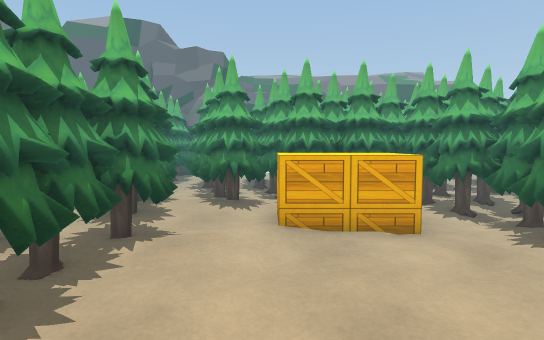
View 1 (above)

14 first-person views from a walk through a scene from a Unity 3-D project. The camera is 1.4 m above the floor, tilts 4° down and sees 75° across. The floor is counted in squares, 1 m on a side. Each view is taken from the middle of a square. On the plan, view 1 faces up. The plan holds only what a view shows up to about 15 squares ahead; the rest is blank. The place goes on beyond the plan. The player character is not drawn. Some surface patterns are stand-ins.

View 2
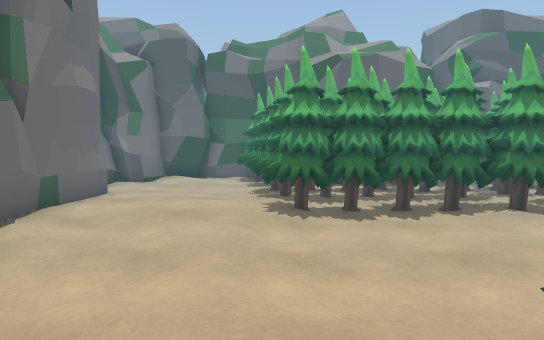

View 3
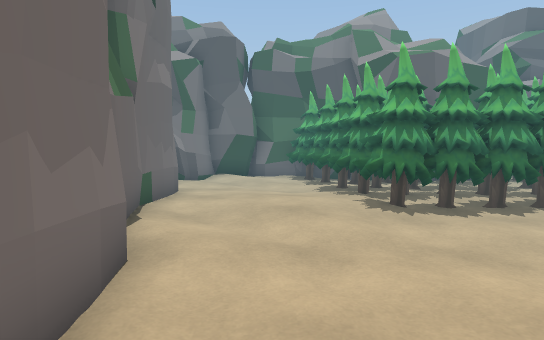

View 4
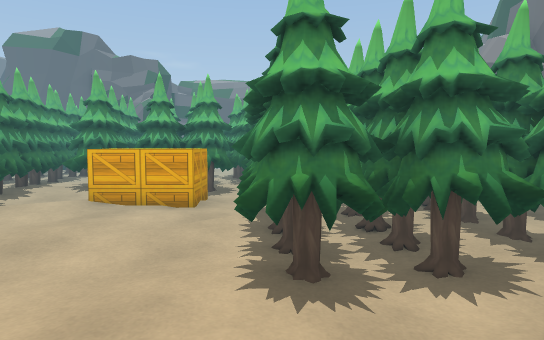

View 5
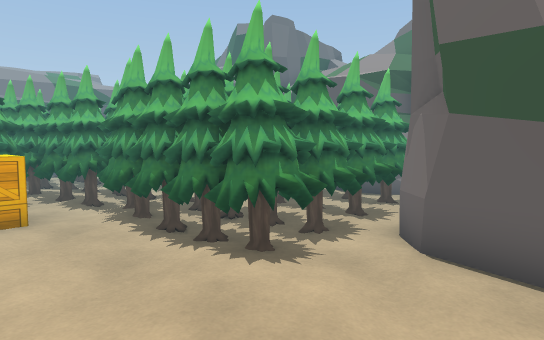

View 6
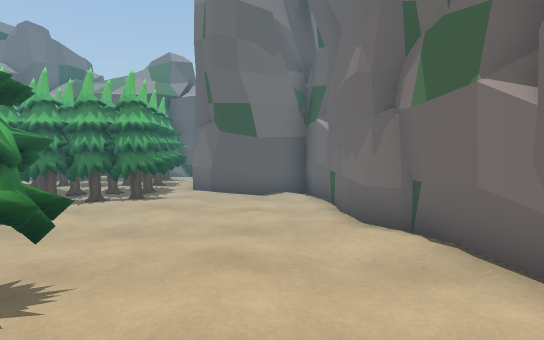

View 7
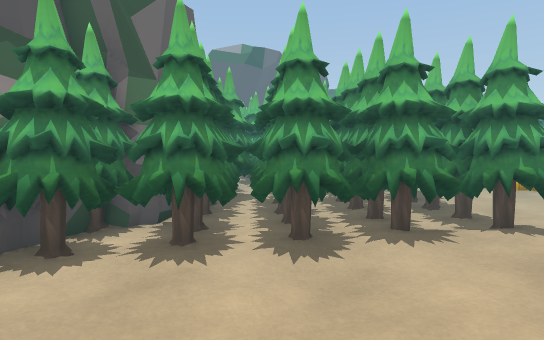

View 8
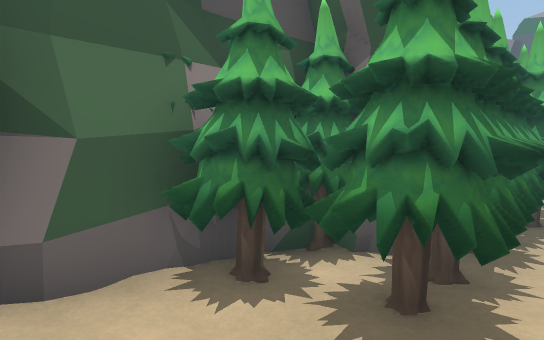

View 9
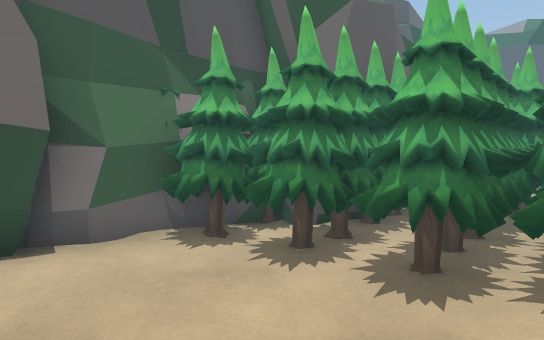

View 10
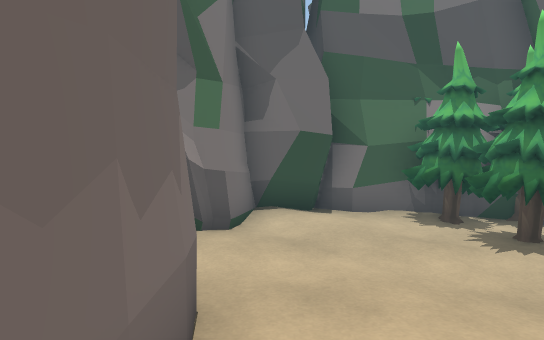

View 11
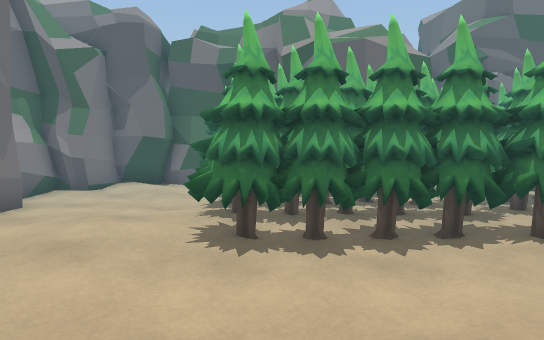

View 12
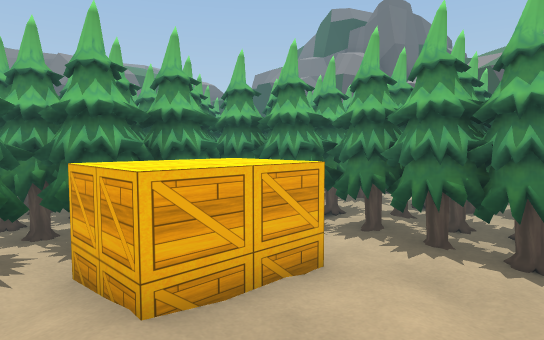

View 13
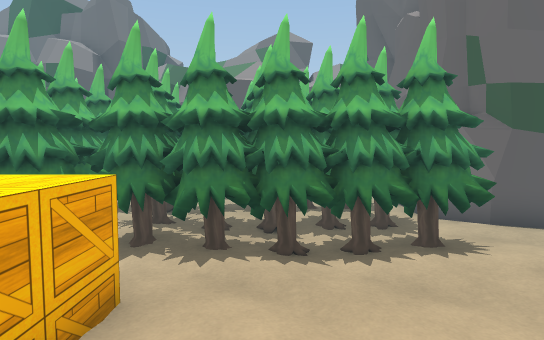

View 14
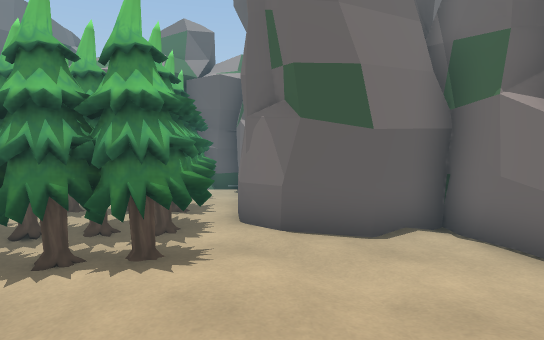

### Floor plan
Points are (right, up) in squares from view 1. A wall is a line through its corners. A room is listed if a view was taken in it or the views show most of it. See-through windows are left out.
Room 1 (views 1, 2, 3, 4, 5, 6, 7, 8, 9, 10, 11, 12, 13, 14)
walls: (1.9, -3.5) (4.4, -3.6) (4.8, -3.3); (0, -4.1) (0.8, -4.2) (1.1, -4); (0, -4.1) (0.6, -4.1) (1.1, -3.7) (2, -3.5); (5.4, -0.3) (6.5, 0.6) (7.4, 0.7); (-8, 1.2) (-8.5, 1.1); (1.4, -3.9) (6.3, -3.1) (5.6, -1.6) (5.6, -0.1); (-2, -4.4) (0.3, -4.1); (-2.1, -4.6) (-0.9, -4.3); (5.5, -1.7) (5.7, -0.6); (4.2, -3.5) (5.2, -3.2); (-9.4, 0.9) (-9.6, 0.5); (-5, -4.7) (-1.6, -4.6) (-1.2, -4.3); (-5, -4.9) (-4, -4.7); (-9.5, -1.4) (-9.5, -2.3); (-9.7, -1.4) (-9.8, -2.4); (-9.6, -1.9) (-10.1, -2.9); (-9.2, -3.4) (-9.4, -4.6); (-7.9, -4.9) (-7.8, -5.2) (-7.9, -5.7); (-7.9, -4.9) (-7.8, -5.4); (-8, -4.9) (-7.7, -5.2); (-10.1, -2.6) (-9.5, -2.7) (-9.1, -4.1); (-10.1, -2.8) (-9.4, -2.9); (-7.5, -5.7) (-6.8, -6); (-8, -5.6) (-6.8, -6.1); (-9.3, -4.4) (-8.1, -4.7); (-8, -5.8) (-7.2, -5.9); (-9.3, -4.6) (-8.1, -4.9) (-8, -5.4)
low walls: (-7.9, 1.7) (-8, 1.2); (-2.6, -4.6) (-2.1, -4.6); (-5.1, -4.5) (-4.1, -4.4); (-9.5, -2.3) (-10, -3); (-9.3, -3.7) (-9.3, -4.6); (-10.1, -2.9) (-9.5, -3.1); (-7.9, -5.7) (-7.3, -5.8)
objects: other object (-10, -1); other object (-10, 7) to (-9, 7); tree (-9, -1) to (-8, -1); tree (-9, 0) to (-9, 1); other object (-9, 8) to (-8, 8); tree (-8, 0) to (-7, 1); other object (-8, 5) to (-7, 6); other object (-8, 7) to (-7, 7); tree (-7, -1); tree (-7, 2); tree (-7, 3) to (-7, 4); tree (-7, 8) to (-6, 8); tree (-6, -1) to (-5, 0); tree (-6, 1) to (-5, 1); tree (-6, 2); tree (-6, 3) to (-5, 3); tree (-6, 4); tree (-6, 4) to (-5, 5); tree (-6, 6) to (-5, 6); tree (-6, 7); tree (-5, 2) to (-4, 2); other object (-5, 7) to (-4, 7); tree (-4, 0); tree (-4, 1); tree (-4, 3) to (-4, 4); tree (-4, 5) to (-4, 6); tree (-3, 0) to (-2, 0); tree (-3, 1) to (-2, 1); tree (-3, 2) to (-2, 2); tree (-3, 3) to (-2, 4); tree (-3, 5); tree (-3, 6) to (-2, 6); tree (-3, 7) to (-2, 7); tree (-2, 5) to (-1, 5); tree (-1, 7) to (0, 8); box (0, 6) to (2, 7); tree (0, 7) to (1, 8); tree (2, 8); tree (3, 7) to (4, 7); tree (3, 8) to (4, 8); tree (4, 1) to (5, 1); tree (4, 2) to (5, 2); tree (4, 3) to (5, 3); tree (4, 4) to (5, 5); tree (4, 6); tree (5, 5) to (6, 6); tree (5, 7) to (6, 7); other object (5, 8) to (6, 8); tree (6, 1); tree (6, 2); tree (6, 3) to (6, 4); tree (7, 2) to (8, 3); tree (7, 3); tree (7, 4) to (8, 4); tree (7, 5) to (8, 5); tree (7, 6) to (8, 6); tree (7, 7) to (8, 7)

Positions as (right, up) in squares from view 1, and headings:
1: (0, 0), facing up
2: (5, 0), facing left
3: (5, -2), facing left
4: (4, -2), facing up
5: (1, -2), facing up-right
6: (-5, -2), facing right
7: (-6, -5), facing up
8: (-6, -3), facing up-left
9: (-4, -4), facing up-left
10: (-2, -4), facing left
11: (3, 1), facing left
12: (-1, 3), facing up-right
13: (-1, 4), facing right
14: (0, 0), facing right
